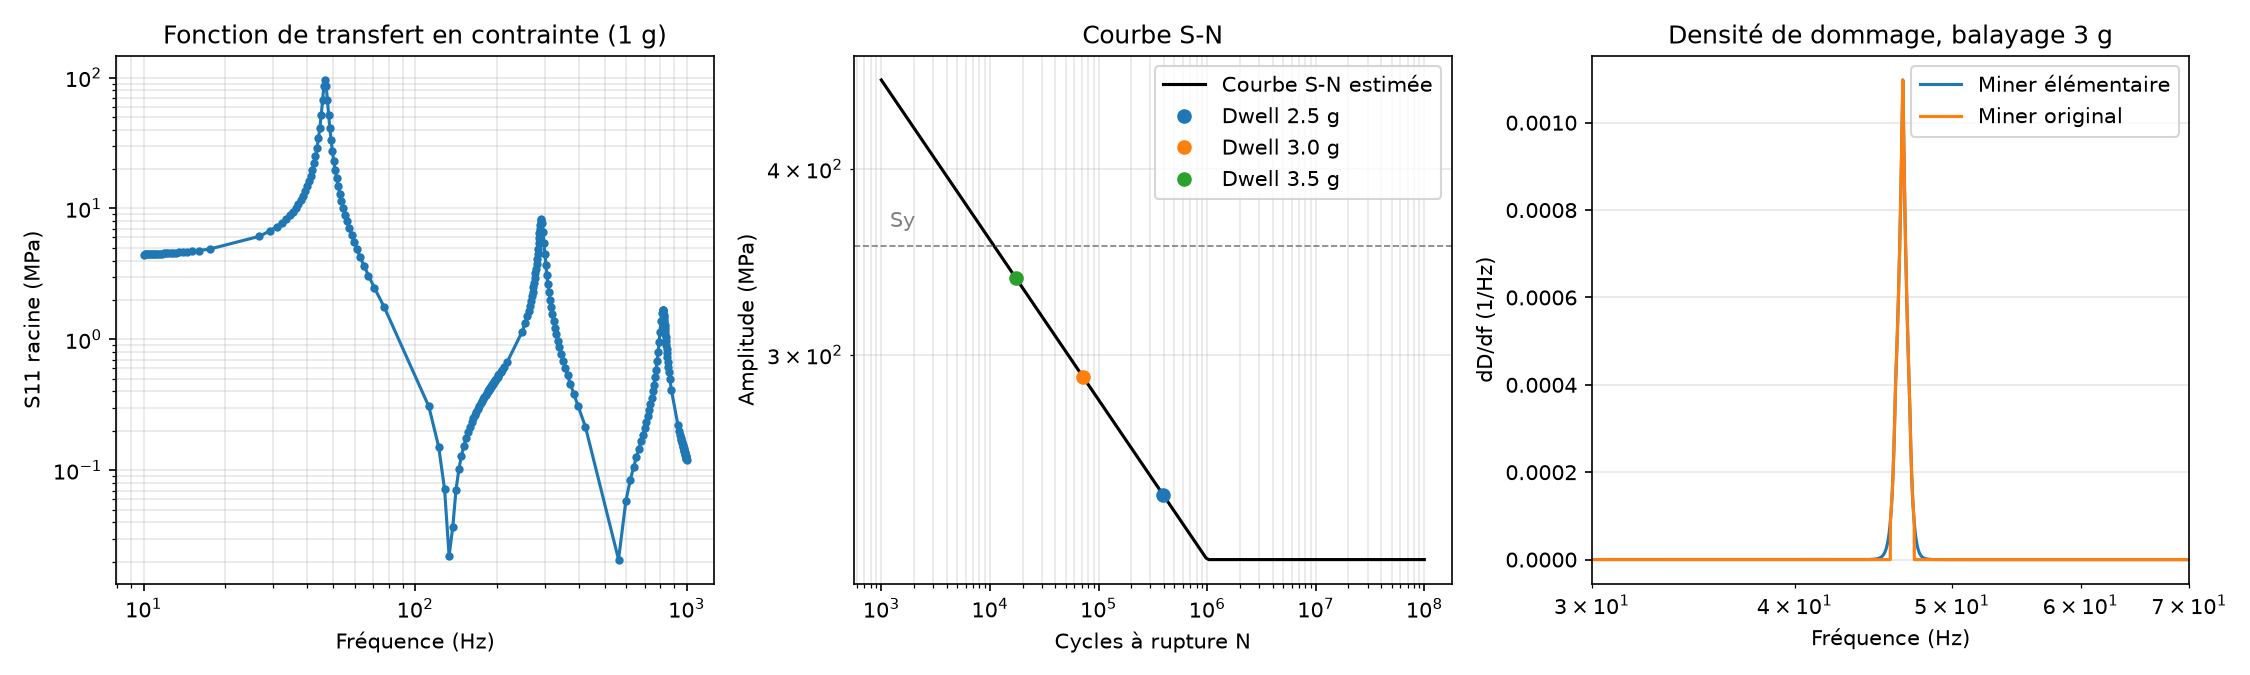

Here is the Python script that generated this plot:
# -*- coding: utf-8 -*-
"""
Post-traitement fatigue de la poutre encastrée sous excitation de base harmonique.

Entrée : reponse_1g.csv (extrait de l'ODB par extract_odb.py)
         -> S11(f) à la racine pour 1 g, amortissement 2 %

Étapes :
  1. Courbe S-N estimée (Basquin + facteurs de Marin) pour un acier S355
  2. Correction de contrainte moyenne (Goodman) : poids propre
  3. Cas 1 : excitation entretenue à la résonance (dwell) -> durée de vie
  4. Cas 2 : balayage sinus 10-1000 Hz (essai de qualification) -> Miner
  5. Sensibilité au niveau d'excitation et à l'amortissement
Unités : mm, t, s, MPa
"""
import os
import numpy as np
import matplotlib.pyplot as plt

DOSSIER = os.path.dirname(os.path.abspath(__file__))
CSV = os.path.join(DOSSIER, 'reponse_1g.csv')
ZETA_REF = 0.02          # amortissement utilisé dans Abaqus
G = 9810.0               # mm/s²


# ---------------------------------------------------------------------------
# 1. Courbe S-N
# ---------------------------------------------------------------------------
class CourbeSN:
    """Courbe S-N estimée à partir de Su (méthode Shigley).

    - à 1e3 cycles : S = 0,9 Su (flexion)
    - à 1e6 cycles : Se = ka * kb * 0,5 Su (limite d'endurance corrigée)
    - entre les deux : droite de Basquin  S = a * N^b  en log-log
    """

    def __init__(self, Su, Sy, ka, kb, N1=1e3, Ne=1e6):
        self.Su, self.Sy = Su, Sy
        self.Se = ka * kb * 0.5 * Su
        self.S1 = 0.9 * Su
        self.N1, self.Ne = N1, Ne
        self.b = np.log10(self.S1 / self.Se) / np.log10(N1 / Ne)
        self.a = self.S1 / N1 ** self.b

    def N(self, S, limite=True):
        """Cycles à rupture pour une amplitude S.
        limite=True  : Miner original, S < Se -> vie infinie
        limite=False : Miner élémentaire, Basquin prolongé sous Se (conservatif)
        """
        S = np.asarray(S, dtype=float)
        with np.errstate(divide='ignore'):
            N = (S / self.a) ** (1.0 / self.b)
        if limite:
            N = np.where(S < self.Se, np.inf, N)
        return N

    def __str__(self):
        return ("Courbe S-N : Se = %.0f MPa, S(1e3) = %.0f MPa, "
                "Basquin a = %.0f MPa, b = %.4f" % (self.Se, self.S1, self.a, self.b))


def goodman(Sa, Sm, Su):
    """Amplitude alternée équivalente (contrainte moyenne nulle)."""
    return Sa / (1.0 - Sm / Su)


# ---------------------------------------------------------------------------
# 2. Réponse harmonique (issue d'Abaqus)
# ---------------------------------------------------------------------------
class ReponseHarmonique:
    def __init__(self, chemin):
        d = np.loadtxt(chemin, delimiter=',', skiprows=1)
        self.f, self.s = d[:, 0], d[:, 1]
        i = np.argmax(self.s)
        self.f_pic, self.s_pic = self.f[i], self.s[i]

    def S(self, f, g=1.0):
        """Amplitude S11 (MPa) à la fréquence f pour un niveau g (réponse linéaire).
        Interpolation en log pour suivre les pics de résonance."""
        return g * np.exp(np.interp(np.log(f), np.log(self.f), np.log(self.s)))


# ---------------------------------------------------------------------------
# 3. Cas de chargement
# ---------------------------------------------------------------------------
def dwell(S_amp, f, sn, limite=True):
    """Excitation entretenue à la fréquence f : (cycles, secondes) à rupture."""
    N = sn.N(S_amp, limite)
    return N, N / f


def balayage(rep, sn, g, R_oct_min=1.0, f0=10.0, f1=1000.0, limite=True, n=20000):
    """Dommage de Miner pour UN balayage sinus logarithmique f0 -> f1.

    Balayage log : f(t) = f0 * 2^(R t / 60)  =>  df/dt = f ln2 R / 60
    Cycles dans [f, f+df] : dn = f dt = 60 / (ln2 R) df  (constant par Hz)
    Dommage : D = somme dn / N(S(f))
    """
    f = np.geomspace(f0, f1, n)
    S = rep.S(f, g)
    dn_df = 60.0 / (np.log(2) * R_oct_min)
    dD_df = dn_df / sn.N(S, limite)
    integ = getattr(np, "trapezoid", None) or np.trapz
    D = integ(dD_df, f)
    return D, f, dD_df


# ---------------------------------------------------------------------------
# 4. Script principal
# ---------------------------------------------------------------------------
if __name__ == '__main__':
    # --- Matériau : acier S355, surface usinée -------------------------------
    Su, Sy = 510.0, 355.0
    ka = 4.51 * Su ** -0.265                  # état de surface usiné (Shigley)
    de = 0.808 * np.sqrt(20 * 5)              # diamètre équivalent section rect.
    kb = 1.24 * de ** -0.107                  # effet d'échelle
    sn = CourbeSN(Su, Sy, ka, kb)
    print(sn)
    print("ka = %.3f, kb = %.3f" % (ka, kb))

    rep = ReponseHarmonique(CSV)
    print("\nPic Abaqus (1 g, zeta = 2 %%) : %.1f MPa à %.2f Hz" % (rep.s_pic, rep.f_pic))

    # --- Contrainte moyenne : poids propre ----------------------------------
    rho, A, L, b_, h_ = 7.85e-9, 100.0, 300.0, 20.0, 5.0
    M_racine = rho * A * G * L ** 2 / 2       # moment d'encastrement (N.mm)
    Sm = M_racine / (b_ * h_ ** 2 / 6)
    print("Contrainte moyenne (poids propre) : %.1f MPa -> Goodman : x%.3f"
          % (Sm, 1.0 / (1.0 - Sm / Su)))

    # --- Niveau limite pour une vie infinie ---------------------------------
    g_lim = sn.Se / goodman(rep.s_pic, Sm, Su)
    g_plast = sn.Sy / rep.s_pic
    print("\nNiveau limite vie infinie (dwell résonance) : %.2f g" % g_lim)
    print("Niveau de début de plastification         : %.2f g" % g_plast)

    # --- Cas 1 : dwell à la résonance ---------------------------------------
    print("\n--- Dwell à la résonance (%.1f Hz) ---" % rep.f_pic)
    print("  g    S_a (MPa)   N (cycles)     durée")
    for g in [1, 2, 2.5, 3, 3.5]:
        Sa = goodman(g * rep.s_pic, Sm, Su)
        N, t = dwell(Sa, rep.f_pic, sn)
        duree = "infinie" if np.isinf(t) else "%.1f min" % (t / 60)
        flag = "  (> Sy : hors linéaire)" if g * rep.s_pic > Sy else ""
        print("  %.1f  %7.1f   %12.3g   %s%s" % (g, Sa, N, duree, flag))

    # --- Cas 2 : balayage sinus ---------------------------------------------
    g_bal, R = 3.0, 1.0
    D, f, dD = balayage(rep, sn, g_bal, R)
    D_el, _, _ = balayage(rep, sn, g_bal, R, limite=False)
    duree_bal = np.log2(1000 / 10) / R
    print("\n--- Balayage 10-1000 Hz à %.1f g, %.0f oct/min (%.1f min/balayage) ---"
          % (g_bal, R, duree_bal))
    print("  Dommage par balayage (Miner original)   : %.3e -> %.0f balayages"
          % (D, 1 / D if D > 0 else np.inf))
    print("  Dommage par balayage (Miner élémentaire): %.3e -> %.0f balayages"
          % (D_el, 1 / D_el))

    # --- Sensibilité à l'amortissement (dwell, 3 g) -------------------------
    print("\n--- Sensibilité à l'amortissement (dwell résonance, 3 g) ---")
    for z in [0.01, 0.02, 0.03, 0.05]:
        S_brut = 3 * rep.s_pic * ZETA_REF / z      # pic de résonance en 1/zeta
        Sa = goodman(S_brut, Sm, Su)
        N, t = dwell(Sa, rep.f_pic, sn)
        if S_brut > Sy:
            duree = "hors domaine (S > Sy, calcul linéaire non valide)"
        else:
            duree = "infinie" if np.isinf(t) else "%.1f min" % (t / 60)
        print("  zeta = %.0f %%  S_a = %6.1f MPa  -> %s" % (100 * z, Sa, duree))

    # --- Figures -------------------------------------------------------------
    fig, ax = plt.subplots(1, 3, figsize=(15, 4.5))

    ax[0].loglog(rep.f, rep.s, 'o-', ms=3)
    ax[0].set(xlabel='Fréquence (Hz)', ylabel='S11 racine (MPa)',
              title='Fonction de transfert en contrainte (1 g)')
    ax[0].grid(True, which='both', alpha=0.3)

    Nn = np.logspace(3, 8, 200)
    Sn = np.where(Nn < sn.Ne, sn.a * Nn ** sn.b, sn.Se)
    ax[1].loglog(Nn, Sn, 'k-', label='Courbe S-N estimée')
    for g in [2.5, 3, 3.5]:
        Sa = goodman(g * rep.s_pic, Sm, Su)
        ax[1].plot(sn.N(Sa), Sa, 'o', label='Dwell %.1f g' % g)
    ax[1].axhline(Sy, ls='--', c='grey', lw=0.8)
    ax[1].text(1.2e3, Sy * 1.03, 'Sy', color='grey')
    ax[1].set(xlabel='Cycles à rupture N', ylabel='Amplitude (MPa)', title='Courbe S-N')
    ax[1].legend(); ax[1].grid(True, which='both', alpha=0.3)

    _, f_el, dD_el = balayage(rep, sn, g_bal, R, limite=False)
    ax[2].semilogx(f_el, dD_el, label='Miner élémentaire')
    ax[2].semilogx(f, dD, label='Miner original')
    ax[2].set(xlabel='Fréquence (Hz)', ylabel='dD/df (1/Hz)',
              title='Densité de dommage, balayage %.0f g' % g_bal, xlim=(30, 70))
    ax[2].legend(); ax[2].grid(True, alpha=0.3)

    fig.tight_layout()
    fig.savefig(os.path.join(DOSSIER, 'fatigue.png'), dpi=150)
    plt.show()
